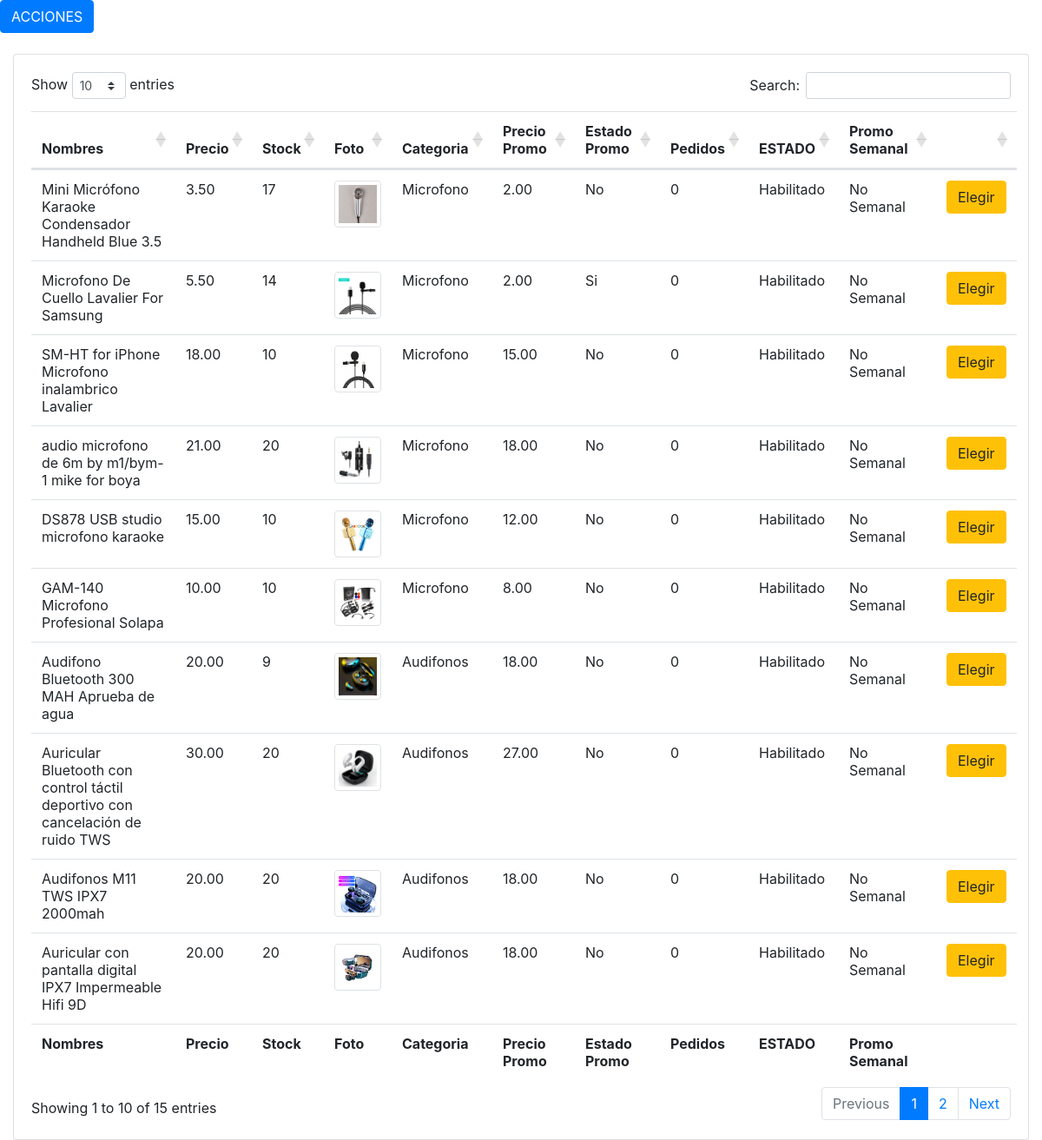
Screenshot of /views/vistasE/Producto.php (signed in) with the database file from the repository.
### tables this page shows
CREATE TABLE `producto` (
  `IdProducto` int(11) NOT NULL,
  `Nombres` varchar(244) DEFAULT NULL,
  `Precio` float(10,2) DEFAULT NULL,
  `Stock` int(11) UNSIGNED DEFAULT NULL,
  `Foto` varchar(250) NOT NULL DEFAULT 'default.jpg',
  `Categoria` varchar(25) NOT NULL,
  `PrecioP` float(10,2) NOT NULL,
  `EnPromo` varchar(5) NOT NULL,
  `Ventas` int(11) NOT NULL DEFAULT 0,
  `Estado` varchar(50) DEFAULT NULL,
  `PromoSema` varchar(250) NOT NULL DEFAULT 'No Semanal'
);

### views/vistasE/Producto.php (the view, shortened to what this page needs)
<div hidden><?php include '../../recursos/conexión.php'; ?></div>
<?php
$sentencia = $conn->prepare("SELECT * FROM `producto`");
$sentencia->execute();
$listaProductos = $sentencia->fetchAll(PDO::FETCH_ASSOC);
?>
<!DOCTYPE html>
<html>
    <head>
        <link rel="stylesheet" href="https://maxcdn.bootstrapcdn.com/bootstrap/4.0.0/css/bootstrap.min.css">
        <link rel="stylesheet" href="https://stackpath.bootstrapcdn.com/bootstrap/4.5.2/css/bootstrap.min.css">
        <link rel="stylesheet" type="text/css" href="https://cdn.datatables.net/1.10.22/css/dataTables.bootstrap4.min.css">
        <link rel="stylesheet" href="https://cdnjs.cloudflare.com/ajax/libs/twitter-bootstrap/4.5.2/css/bootstrap.css"/>
    </head>
    <body style="max-width: 100%">
        <button type="button" class="btn btn-primary" data-toggle="modal" data-target="#exampleModal">
            ACCIONES
        </button>
        <br>
        <br>
        <div class="d-flex">
            <div class="col-sm-12">
                <div class="card">
                    <div class="card-body">
                        <table id="example" class="table table-hover">
                            <thead>
                                <tr>
                                    <th>Nombres</th>
                                    <th>Precio</th>
                                    <th>Stock</th>
                                    <th>Foto</th>
                                    <th>Categoria</th>
                                    <th>Precio Promo</th>
                                    <th>Estado Promo</th>
                                    <th>Pedidos</th>
                                    <th>ESTADO</th>
                                    <th>Promo Semanal</th>
                                    <th></th>
                                </tr>
                            </thead>
                            <tbody>
                                <?php foreach ($listaProductos as $producto) { ?>
                                    <tr>
                                        <td><?php echo $producto['Nombres']; ?></td>
                                        <td><?php echo $producto['Precio']; ?></td>
                                        <td><?php echo $producto['Stock']; ?></td>
                                        <td><img class="img-thumbnail" src="FotosPro/<?php echo $producto['Foto']; ?>" width="100" height="100" alt="<?php echo $producto['Nombres']; ?>"/></td>
                                        <td><?php echo $producto['Categoria']; ?></td>
                                        <td><?php echo $producto['PrecioP']; ?></td>
                                        <td><?php echo $producto['EnPromo']; ?></td>
                                        <td><?php echo $producto['Ventas']; ?></td>
                                        <td><?php echo $producto['Estado']; ?></td>
                                        <td><?php echo $producto['PromoSema']; ?></td>
                                        <td>
                                            <form action="" method="post">
                                                <input type="submit" value="Elegir" name="accion" class="btn btn-warning" style="max-width: 80px">
                                            </form>
                                        </td>
                                    </tr>
                                <?php } ?>
                            </tbody>
                            <tfoot>
                                <tr>
                                    <th>Nombres</th>
                                    <th>Precio</th>
                                    <th>Stock</th>
                                    <th>Foto</th>
                                    <th>Categoria</th>
                                    <th>Precio Promo</th>
                                    <th>Estado Promo</th>
                                    <th>Pedidos</th>
                                    <th>ESTADO</th>
                                    <th>Promo Semanal</th>
                                    <th></th>
                                </tr>
                            </tfoot>
                        </table>
                    </div>
                </div>
            </div>
        </div>
    </body>
</html>

### rows the page displays
producto: Nombres "Mini Micrófono Karaoke Condensador Handheld Blue 3.5", Precio "3.50", Stock "17", Foto (picture), Categoria "Microfono", PrecioP "2.00", EnPromo "No", Ventas "0", Estado "Habilitado", PromoSema "No Semanal"
producto: Nombres "Microfono De Cuello Lavalier For Samsung", Precio "5.50", Stock "14", Foto (picture), Categoria "Microfono", PrecioP "2.00", EnPromo "Si", Ventas "0", Estado "Habilitado", PromoSema "No Semanal"
producto: Nombres "SM-HT for iPhone Microfono inalambrico Lavalier", Precio "18.00", Stock "10", Foto (picture), Categoria "Microfono", PrecioP "15.00", EnPromo "No", Ventas "0", Estado "Habilitado", PromoSema "No Semanal"
producto: Nombres "audio microfono de 6m by m1/bym-1 mike for boya", Precio "21.00", Stock "20", Foto (picture), Categoria "Microfono", PrecioP "18.00", EnPromo "No", Ventas "0", Estado "Habilitado", PromoSema "No Semanal"
producto: Nombres "DS878 USB studio microfono karaoke", Precio "15.00", Stock "10", Foto (picture), Categoria "Microfono", PrecioP "12.00", EnPromo "No", Ventas "0", Estado "Habilitado", PromoSema "No Semanal"
producto: Nombres "GAM-140 Microfono Profesional Solapa", Precio "10.00", Stock "10", Foto (picture), Categoria "Microfono", PrecioP "8.00", EnPromo "No", Ventas "0", Estado "Habilitado", PromoSema "No Semanal"
producto: Nombres "Audifono Bluetooth 300 MAH Aprueba de agua", Precio "20.00", Stock "9", Foto (picture), Categoria "Audifonos", PrecioP "18.00", EnPromo "No", Ventas "0", Estado "Habilitado", PromoSema "No Semanal"
producto: Nombres "Auricular Bluetooth con control táctil deportivo con cancelación de ruido TWS", Precio "30.00", Stock "20", Foto (picture), Categoria "Audifonos", PrecioP "27.00", EnPromo "No", Ventas "0", Estado "Habilitado", PromoSema "No Semanal"
producto: Nombres "Audifonos M11 TWS IPX7 2000mah", Precio "20.00", Stock "20", Foto (picture), Categoria "Audifonos", PrecioP "18.00", EnPromo "No", Ventas "0", Estado "Habilitado", PromoSema "No Semanal"
producto: Nombres "Auricular con pantalla digital IPX7 Impermeable Hifi 9D", Precio "20.00", Stock "20", Foto (picture), Categoria "Audifonos", PrecioP "18.00", EnPromo "No", Ventas "0", Estado "Habilitado", PromoSema "No Semanal"
